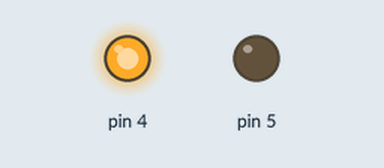
Simulated run of this sketch. Board: Arduino Uno, built with avr-gcc and run on an emulated ATmega328P. Shown: output pins drawn as LEDs (lit = HIGH).

Above: at 0.5 s.
At 2.5 s:
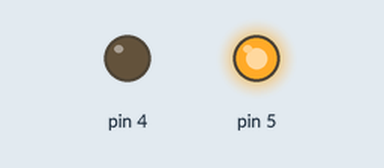
At 3.5 s:
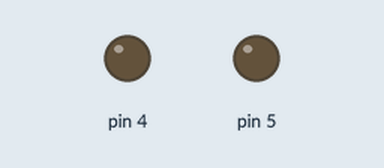
Timing chart, 0 to 5.2 s (numbered marks = the images above):
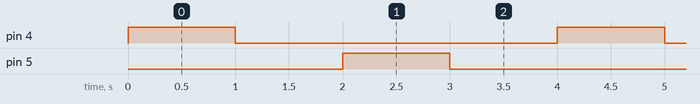

The sketch:

Motor_Driver_Test.ino
```cpp
/*
 Motor driver Test
  Turns an the motor on for one second in one direction, then off for one second, then on in the other direction, off, then repeat.

modified from blink by Distinctive Objects 2021

*/

// the setup function runs once when you press reset or power the board
void setup() {
  // initialize digital pins 4 and 5 as outputs.
  pinMode(4, OUTPUT);
  pinMode(5, OUTPUT);
}

// the loop function runs over and over again forever
void loop() {
  digitalWrite(4, HIGH);   // Switch outpin pin 4 to HIGH.  This makes Input 1 on the motor driver HIGH, spinning the motor in one direction.
  digitalWrite(5, LOW);   // Switch outpin pin 5 to LOW.  This makes Input 2 on the motor driver LOW. For the motor to spin only one Input pin on the motor driver can be high.
  delay(1000);                       // wait for a second
  digitalWrite(4, LOW);    // turn the Motor off by making the voltage  at Input 1 LOW
  delay(1000);                       // wait for a second
  digitalWrite(5, HIGH);   // Switch outpin pin 4 to HIGH.  This makes Input 2 on the motor driver HIGH, spinning the motor in one direction.
  delay(1000);
  digitalWrite(5, LOW);   // Switch outpin pin 4 to HIGH.  This makes Input 2 on the motor driver high, spinning the motor in one direction.
  delay(1000);
  // sketch now cycles back to the start
}
```

Measured:
- by itself, pin 4, pin 5: alternates HIGH for 1.0 s and LOW for 3.0 s
- by itself, everything shown: repeats every 4.0 s, in 4 steps
